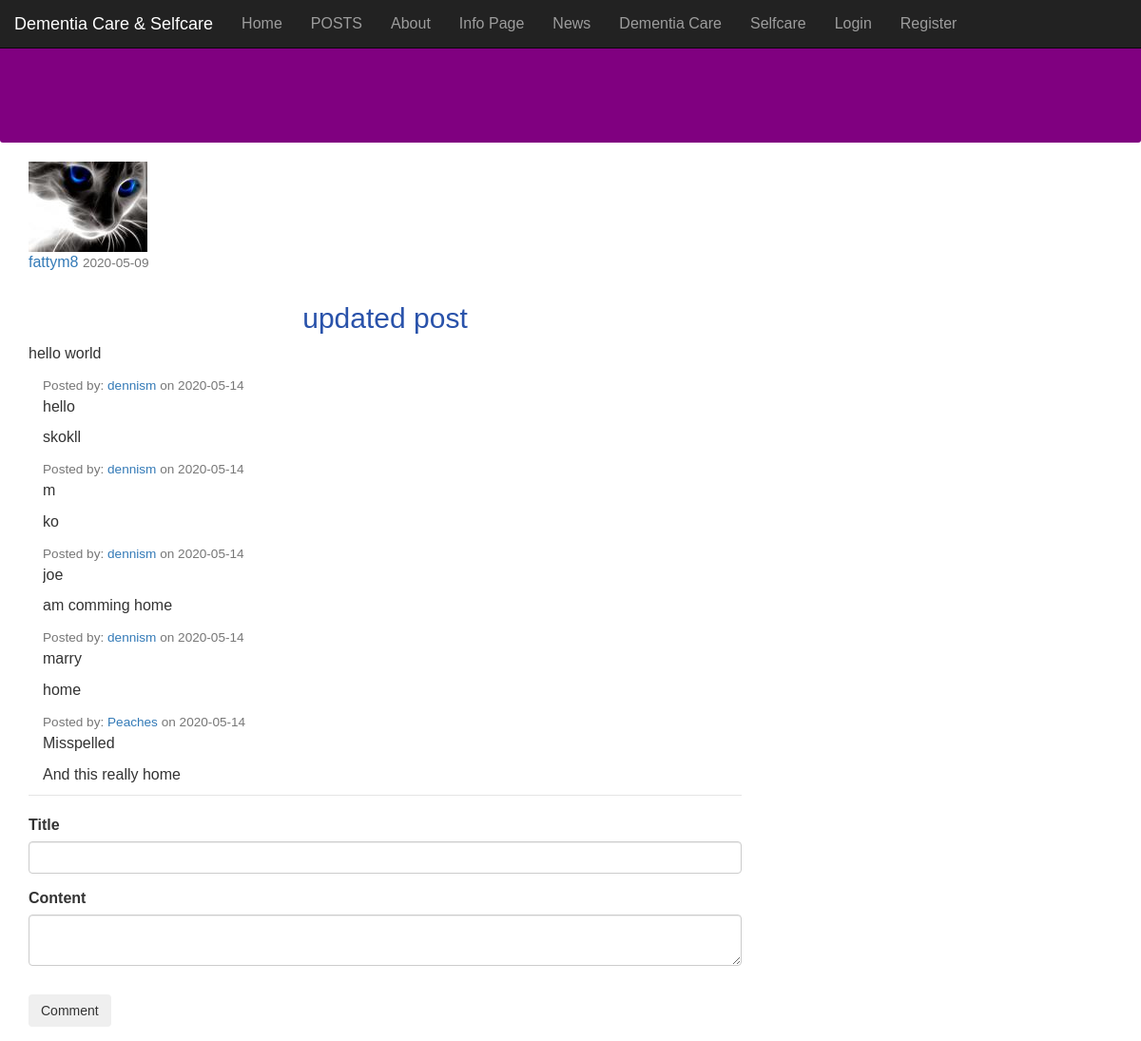
/post/1, run on the app's committed database.
### flask3/models.py (models this page shows, shortened)
class User(db.Model,UserMixin):
    id = db.Column(db.Integer, primary_key=True)
    username = db.Column(db.String(20), unique=True, nullable=False)
    email = db.Column(db.String(120), unique=True, nullable=False)
    image_file = db.Column(db.String(20), nullable=False, default='default.jpg')
    password = db.Column(db.String(60), nullable=False)
    posts = db.relationship('Post', backref='author', lazy=True)
    comments = db.relationship('Comment', backref='author', lazy=True)

class Post(db.Model):
    id = db.Column(db.Integer, primary_key=True)
    title = db.Column(db.String(100), nullable=False)
    date_posted = db.Column(db.DateTime, nullable=False, default=datetime.utcnow)
    content = db.Column(db.Text, nullable=False)
    user_id = db.Column(db.Integer, db.ForeignKey('user.id'), nullable=False)

class Comment(db.Model):
    id = db.Column(db.Integer, primary_key=True)
    title = db.Column(db.String(100), nullable=False)
    date_posted = db.Column(db.DateTime, nullable=False, default=datetime.utcnow)
    content = db.Column(db.Text, nullable=False)
    user_id = db.Column(db.Integer, db.ForeignKey('user.id'), nullable=False)

### flask3/routes.py (the view)
@app.route("/post/<int:post_id>", methods=["POST", "GET"])
def post(post_id):
    post = Post.query.get_or_404(post_id)
    comments = Comment.query.all()
    form = CommentForm()
    if form.validate_on_submit():
        comments = Comment(title=form.title.data,content=form.content.data, author=current_user)
        db.session.add(comments)
        db.session.commit()
        flash('Your comment has been created!', 'success')
        return redirect(url_for('home'))
    return render_template('post.html', title=post.title, post=post, form=form, comments=comments)

### flask3/forms.py
class CommentForm(FlaskForm):
    title = StringField('Title', validators=[DataRequired()])
    content = TextAreaField('Content', validators=[DataRequired()])
    submit = SubmitField('Comment')

### flask3/templates/post.html (shortened to what this page needs)
{% extends 'bootstrap/base.html' %}
{% block styles %}
{{super()}}
<link rel="stylesheet" type="text/css" href="{{ url_for('static', filename='styles.css') }}">
{% endblock %}
{% block navbar %}
{% include 'navbar.html' %}
<div class ="info" ></div>
<main role="main" class="container">
  <div class="row">
    <div class="col-md-8">
<article class="media content-section">
  <img class="rounded-circle article-img"
    src="{{ url_for('static', filename='profile_pics/' + post.author.image_file) }}">
  <div class="media-body">
    <div class="article-metadata">
      <a class="mr-2" href="#">{{ post.author.username }}</a>
      <small class="text-muted">{{ post.date_posted.strftime('%Y-%m-%d') }}</small>
    </div>
    <h2 class="article-title">{{ post.title }}</h2>
    <p class="article-content">{{ post.content }}</p>
  </div>
</article>
<div>
  {% for comment in comments %}
  <div class="container mt-2 mb-3">
    <div class="">
      <div class="media-body">
        <div class="article-metadata">
          <small class="text-muted">Posted by:
            <a href="">{{ comment.author.username }}</a>
            on {{ comment.date_posted.strftime('%Y-%m-%d') }}</small>
        </div>
        <p class="article-content">{{ comment.title }}</p>
        <p class="article-content">{{ comment.content }}</p>
      </div>
    </div>
  </div>
  {% endfor %}
</div>
<div class="content-section">
  <form method="POST" action="">
      <fieldset class="form-group">
          <legend class="border-bottom mb-4">{{ legend }}</legend>
          <div class="form-group">
              {{ form.title.label(class="form-control-label") }}
              {% if form.title.errors %}
                  {{ form.title(class="form-control form-control-lg is-invalid") }}
                  <div class="invalid-feedback">
                      {% for error in form.title.errors %}
                          <span>{{ error }}</span>
                      {% endfor %}
                  </div>
              {% else %}
                  {{ form.title(class="form-control form-control-lg") }}
              {% endif %}
          </div>
          <div class="form-group">
              {{ form.content.label(class="form-control-label") }}
              {% if form.content.errors %}
                  {{ form.content(class="form-control form-control-lg is-invalid") }}
                  <div class="invalid-feedback">
                      {% for error in form.content.errors %}
                          <span>{{ error }}</span>
                      {% endfor %}
                  </div>
              {% else %}
                  {{ form.content(class="form-control form-control-lg") }}
              {% endif %}
          </div>
      </fieldset>
      <div class="form-group">
          {{ form.submit(class="btn btn-outline-info") }}
      </div>
  </form>
</div>
    </div>
  </div>
</main>
{% endblock %}

### flask3/static/styles.css (style rules this page uses)
body { font-family: 'Exo', sans-serif; font-size: medium; }
.info { padding: 2rem 1rem; margin-bottom: 2rem; background-color: purple; border-radius: 0.3rem; background-repeat: no-repeat; background-size: cover; background-attachment: fixed; height: 150px; text-align: center; color: #E0E0E0; }
h2 { margin-top: 30px; color: rgb(41, 82, 170); text-align: center; }

### data on the page
User: image_file (picture), author.username "fattym8"
Post: date_posted "2020-05-09", title "updated post", content "hello world"
Comment: author.username "dennism", date_posted "2020-05-14", title "hello", content "skokll"
Comment: author.username "dennism", date_posted "2020-05-14", title "m", content "ko"
Comment: author.username "dennism", date_posted "2020-05-14", title "joe", content "am comming home"
Comment: author.username "dennism", date_posted "2020-05-14", title "marry", content "home"
Comment: author.username "Peaches", date_posted "2020-05-14", title "Misspelled", content "And this really home"
